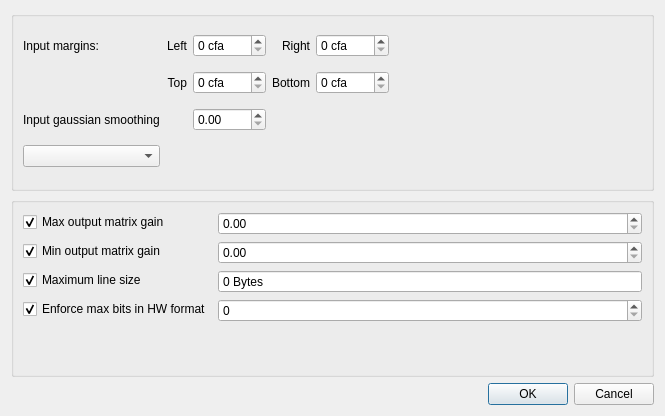
<?xml version="1.0" encoding="UTF-8"?>
<ui version="4.0">
 <class>LSHConfigAdv</class>
 <widget class="QDialog" name="LSHConfigAdv">
  <property name="geometry">
   <rect>
    <x>0</x>
    <y>0</y>
    <width>665</width>
    <height>416</height>
   </rect>
  </property>
  <property name="sizePolicy">
   <sizepolicy hsizetype="Preferred" vsizetype="Minimum">
    <horstretch>0</horstretch>
    <verstretch>0</verstretch>
   </sizepolicy>
  </property>
  <property name="windowTitle">
   <string>LSH Configuration (Advanced)</string>
  </property>
  <layout class="QGridLayout" name="main_lay">
   <item row="13" column="8">
    <widget class="QDialogButtonBox" name="buttonBox">
     <property name="orientation">
      <enum>Qt::Horizontal</enum>
     </property>
     <property name="standardButtons">
      <set>QDialogButtonBox::Cancel|QDialogButtonBox::Ok</set>
     </property>
    </widget>
   </item>
   <item row="0" column="0" colspan="9">
    <widget class="QGroupBox" name="fileConfig_gb">
     <property name="title">
      <string/>
     </property>
     <layout class="QGridLayout" name="gridLayout">
      <item row="3" column="0">
       <widget class="QComboBox" name="color_cb"/>
      </item>
      <item row="0" column="0">
       <widget class="QLabel" name="margin_lbl">
        <property name="text">
         <string>Input margins:</string>
        </property>
       </widget>
      </item>
      <item row="0" column="1">
       <widget class="QLabel" name="marginLeft_lbl">
        <property name="text">
         <string>Left</string>
        </property>
        <property name="alignment">
         <set>Qt::AlignRight|Qt::AlignTrailing|Qt::AlignVCenter</set>
        </property>
       </widget>
      </item>
      <item row="2" column="2">
       <widget class="QDoubleSpinBox" name="smoothing_sb"/>
      </item>
      <item row="1" column="2">
       <widget class="QSpinBox" name="marginTop_sb">
        <property name="suffix">
         <string> cfa</string>
        </property>
        <property name="maximum">
         <number>4000</number>
        </property>
        <property name="singleStep">
         <number>1</number>
        </property>
       </widget>
      </item>
      <item row="2" column="0">
       <widget class="QLabel" name="smoothing_lbl">
        <property name="toolTip">
         <string>OpenCV GaussianBlur sigmaX parameter (size square 31)</string>
        </property>
        <property name="text">
         <string>Input gaussian smoothing</string>
        </property>
       </widget>
      </item>
      <item row="1" column="4">
       <widget class="QSpinBox" name="marginBottom_sb">
        <property name="suffix">
         <string> cfa</string>
        </property>
        <property name="maximum">
         <number>4000</number>
        </property>
        <property name="singleStep">
         <number>1</number>
        </property>
       </widget>
      </item>
      <item row="0" column="5">
       <spacer name="horizontalSpacer">
        <property name="orientation">
         <enum>Qt::Horizontal</enum>
        </property>
        <property name="sizeHint" stdset="0">
         <size>
          <width>40</width>
          <height>20</height>
         </size>
        </property>
       </spacer>
      </item>
      <item row="0" column="3">
       <widget class="QLabel" name="marginRight_lbl">
        <property name="text">
         <string>Right</string>
        </property>
        <property name="alignment">
         <set>Qt::AlignRight|Qt::AlignTrailing|Qt::AlignVCenter</set>
        </property>
       </widget>
      </item>
      <item row="0" column="4">
       <widget class="QSpinBox" name="marginRight_sb">
        <property name="suffix">
         <string> cfa</string>
        </property>
        <property name="maximum">
         <number>4000</number>
        </property>
        <property name="singleStep">
         <number>1</number>
        </property>
       </widget>
      </item>
      <item row="1" column="3">
       <widget class="QLabel" name="marginBottom_lbl">
        <property name="text">
         <string>Bottom</string>
        </property>
        <property name="alignment">
         <set>Qt::AlignRight|Qt::AlignTrailing|Qt::AlignVCenter</set>
        </property>
       </widget>
      </item>
      <item row="0" column="2">
       <widget class="QSpinBox" name="marginLeft_sb">
        <property name="suffix">
         <string> cfa</string>
        </property>
        <property name="maximum">
         <number>4000</number>
        </property>
        <property name="singleStep">
         <number>1</number>
        </property>
       </widget>
      </item>
      <item row="1" column="1">
       <widget class="QLabel" name="marginTop_lbl">
        <property name="text">
         <string>Top</string>
        </property>
        <property name="alignment">
         <set>Qt::AlignRight|Qt::AlignTrailing|Qt::AlignVCenter</set>
        </property>
       </widget>
      </item>
      <item row="4" column="0" colspan="6">
       <layout class="QVBoxLayout" name="image_lay"/>
      </item>
     </layout>
    </widget>
   </item>
   <item row="2" column="0" colspan="9">
    <widget class="QGroupBox" name="advParams_gb">
     <property name="title">
      <string/>
     </property>
     <layout class="QFormLayout" name="formLayout">
      <item row="0" column="0">
       <widget class="QCheckBox" name="maxMatrixValueUsed_cb">
        <property name="text">
         <string>Max output matrix gain</string>
        </property>
        <property name="checked">
         <bool>true</bool>
        </property>
       </widget>
      </item>
      <item row="0" column="1">
       <widget class="QDoubleSpinBox" name="maxMatrixValue_sb"/>
      </item>
      <item row="1" column="0">
       <widget class="QCheckBox" name="minMatrixValueUsed_cb">
        <property name="text">
         <string>Min output matrix gain</string>
        </property>
        <property name="checked">
         <bool>true</bool>
        </property>
       </widget>
      </item>
      <item row="1" column="1">
       <widget class="QDoubleSpinBox" name="minMatrixValue_sb"/>
      </item>
      <item row="2" column="0">
       <widget class="QCheckBox" name="maxLineSize_cb">
        <property name="text">
         <string>Maximum line size</string>
        </property>
        <property name="checked">
         <bool>true</bool>
        </property>
       </widget>
      </item>
      <item row="2" column="1">
       <widget class="QSpinBox" name="maxLineSize_sb">
        <property name="readOnly">
         <bool>true</bool>
        </property>
        <property name="buttonSymbols">
         <enum>QAbstractSpinBox::NoButtons</enum>
        </property>
        <property name="suffix">
         <string> Bytes</string>
        </property>
       </widget>
      </item>
      <item row="3" column="0">
       <widget class="QCheckBox" name="maxBitDiff_cb">
        <property name="text">
         <string>Enforce max bits in HW format</string>
        </property>
        <property name="checked">
         <bool>true</bool>
        </property>
       </widget>
      </item>
      <item row="3" column="1">
       <widget class="QSpinBox" name="maxBitDiff_sb"/>
      </item>
     </layout>
    </widget>
   </item>
  </layout>
 </widget>
 <tabstops>
  <tabstop>buttonBox</tabstop>
 </tabstops>
 <resources/>
 <connections>
  <connection>
   <sender>buttonBox</sender>
   <signal>accepted()</signal>
   <receiver>LSHConfigAdv</receiver>
   <slot>accept()</slot>
   <hints>
    <hint type="sourcelabel">
     <x>439</x>
     <y>380</y>
    </hint>
    <hint type="destinationlabel">
     <x>157</x>
     <y>274</y>
    </hint>
   </hints>
  </connection>
  <connection>
   <sender>buttonBox</sender>
   <signal>rejected()</signal>
   <receiver>LSHConfigAdv</receiver>
   <slot>reject()</slot>
   <hints>
    <hint type="sourcelabel">
     <x>486</x>
     <y>380</y>
    </hint>
    <hint type="destinationlabel">
     <x>286</x>
     <y>274</y>
    </hint>
   </hints>
  </connection>
  <connection>
   <sender>maxMatrixValueUsed_cb</sender>
   <signal>toggled(bool)</signal>
   <receiver>maxMatrixValue_sb</receiver>
   <slot>setEnabled(bool)</slot>
   <hints>
    <hint type="sourcelabel">
     <x>84</x>
     <y>71</y>
    </hint>
    <hint type="destinationlabel">
     <x>153</x>
     <y>67</y>
    </hint>
   </hints>
  </connection>
  <connection>
   <sender>maxLineSize_cb</sender>
   <signal>toggled(bool)</signal>
   <receiver>maxLineSize_sb</receiver>
   <slot>setEnabled(bool)</slot>
   <hints>
    <hint type="sourcelabel">
     <x>113</x>
     <y>93</y>
    </hint>
    <hint type="destinationlabel">
     <x>188</x>
     <y>97</y>
    </hint>
   </hints>
  </connection>
 </connections>
</ui>
